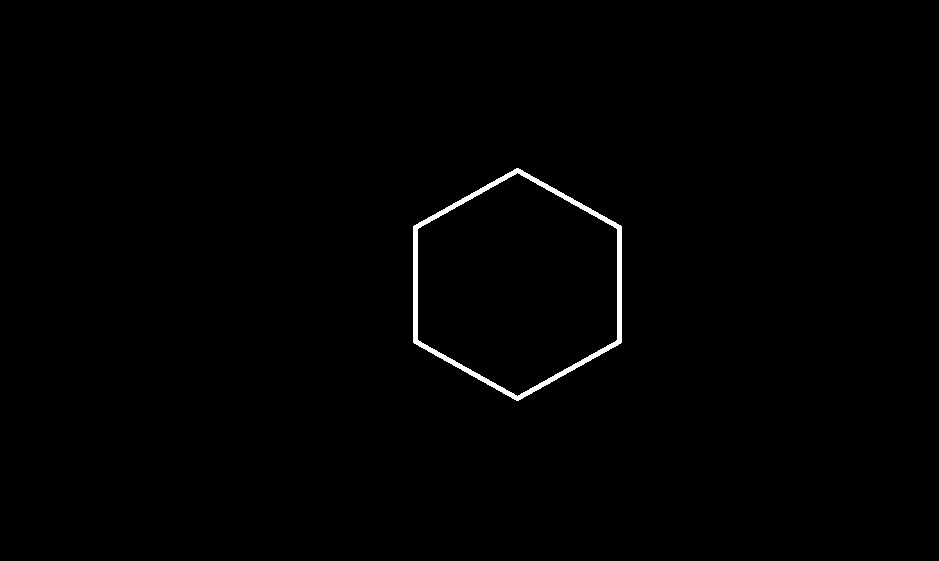
#> input picture Circ_sq.bmp, 939 x 561 px, given in place of the camera
$ python multiple_images_in_single_display.py
#> lines starting #> are read from the running program, lines starting #| are printed output that depends on the picture; after the words box and inside, x2 and y2 are one past the last pixel; in counts of white or black regions, pixels touching at a corner belong together
import cv2
import numpy as np
from Utilities import myUtilities
kernel = np.ones((5,5),np.uint8) # returns a numpy array filled with ones
print(kernel)
# path = "download.jfif"
# img = cv2.imread(path)
cap = cv2.VideoCapture(0)
while True:
    success,img = cap.read()
#> img is the input picture: shape (561, 939, 3); 0.65% white; 1 white region, box (x1, y1, x2, y2) and area: (413, 168, 622, 401) 3450
    imgGray = cv2.cvtColor(img, cv2.COLOR_BGR2GRAY)
    imgBlur = cv2.GaussianBlur(imgGray, (7, 7), 0)
    imgCanny = cv2.Canny(imgBlur, 100, 100)
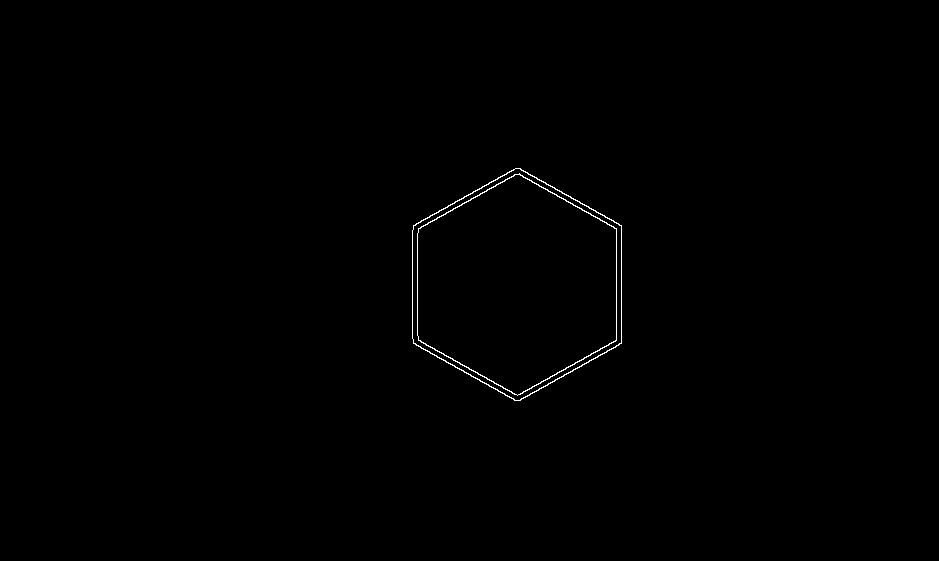
#> imgCanny: shape (561, 939); 0.33% white in thin lines or dots, all inside (x1, y1, x2, y2) = (412, 168, 622, 401)
    imgDilation = cv2.dilate(imgCanny, kernel, iterations=2)
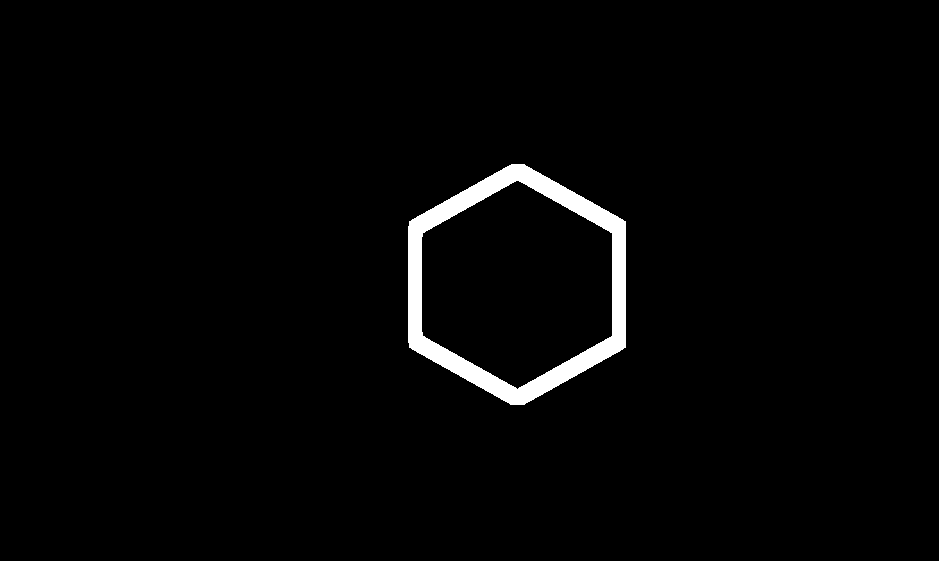
#> imgDilation: shape (561, 939); 2.1% white; 1 white region, box (x1, y1, x2, y2) and area: (408, 164, 626, 405) 11264
    imgErode = cv2.erode(imgDilation, kernel, iterations=2)
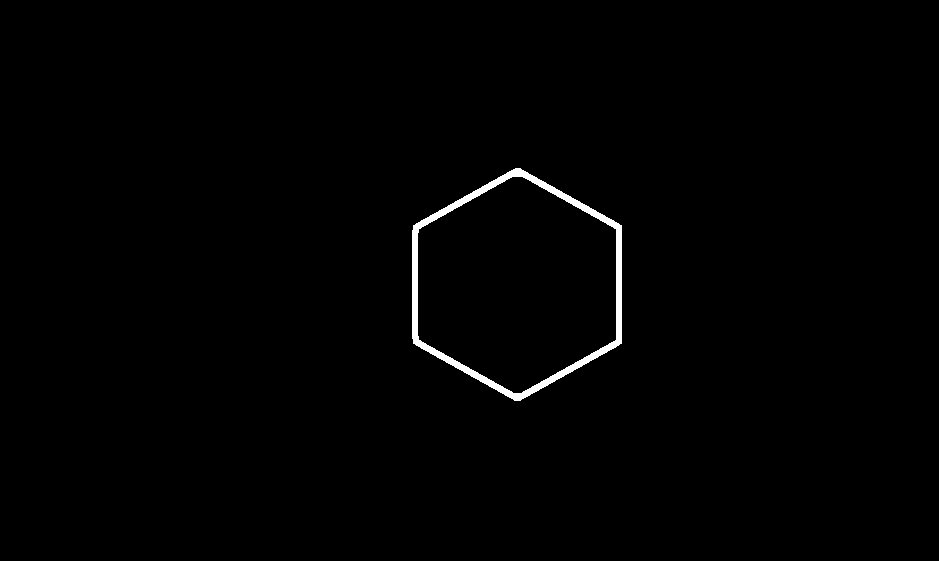
#> imgErode: shape (561, 939); 0.84% white; 1 white region, box (x1, y1, x2, y2) and area: (412, 168, 622, 401) 4408
#> (the run stopped early here; a loop or call above may not have finished)
